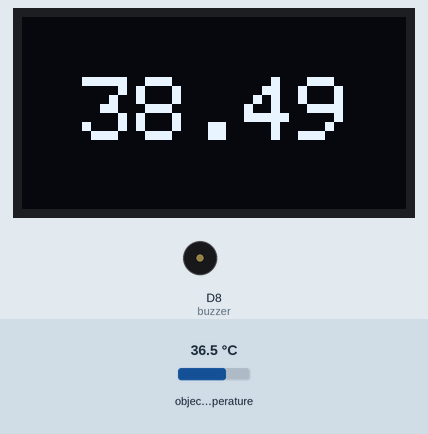
This sketch was run on a simulated ESP8266 (NodeMCU). On the bench: 128×64 one-colour display, buzzer (waves = sounding, pin HIGH). The inputs (shaded band) are chosen by the test bench; at power-on: object temperature 36.5 °C. WiFi joins after 1.5 s; servers stay silent unless stated; what the sketch prints to the serial monitor is not drawn.

Above: at 4.3 s.
4.4 s: object temperature set to 32 °C
At 6.07 s:
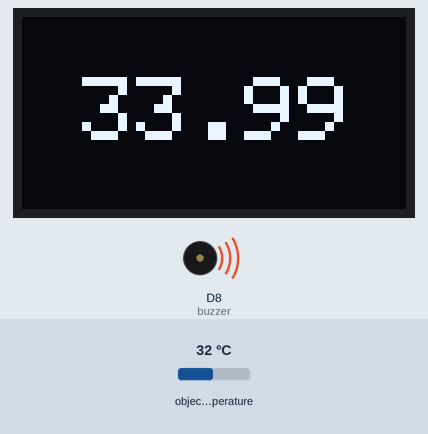
9.4 s: object temperature set to 39 °C
At 13.0 s:
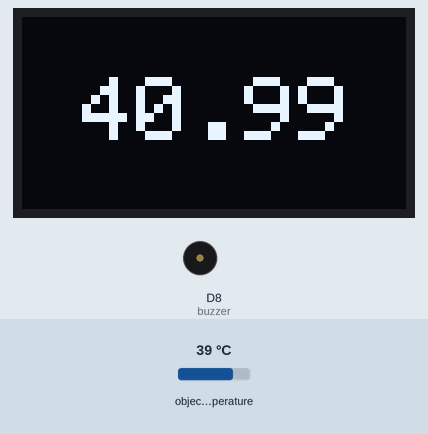
13.3 s: object temperature set to 44 °C
At 17.3 s:
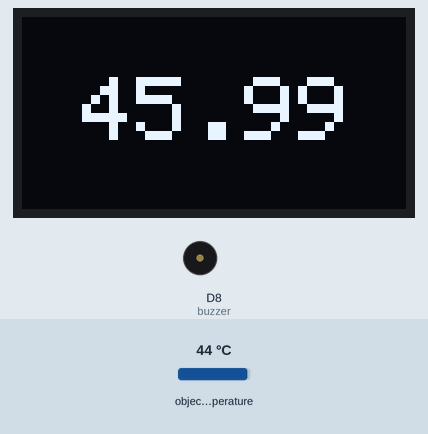
Timing chart, 0 to 23.6 s (numbered marks = the images above; inputs shaded):
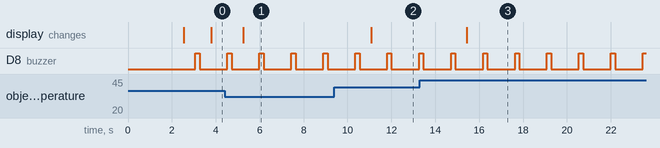

Measured:
- after the input at 4.4 s, the display: changes after 0.85 s (image 1)
- after the input at 9.4 s, the display: changes after 1.7 s (image 2)
- after the input at 13.3 s, the display: changes after 2.1 s (image 3)
- by itself, D8 (buzzer): alternates HIGH for 0.20 s and LOW for 1.3 s

The sketch:

Thermal_Scanner.ino
```cpp
#include <ESP8266WiFi.h>           // Use this for WiFi instead of Ethernet.h
#include <Wire.h>
#include <Adafruit_GFX.h>
#include <Adafruit_SSD1306.h>
#include <Adafruit_MLX90614.h>

#define screen_width 128
#define screen_height 64
#define buzzer D8

// WiFi card example
char ssid[] = "Sentrify Technologies Corp. 2.4G";         // your SSID
char pass[] = "STC2022!";     // your SSID Password
char server[] = "192.168.100.7"; // type ipconfig in cmd and enter the value of IPv4 address here
float temp_adjust = 2; //This is where you put adjustment for precision
float minthreshold_temp = 33;
float maxthreshold_temp = 60;


WiFiClient client;                 // Use this for WiFi instead of EthernetClient
Adafruit_SSD1306 display(screen_width, screen_height);
Adafruit_MLX90614 mlx = Adafruit_MLX90614();

float last_value = 0;
float temperature = 0;
void setup()
{
  Serial.begin(115200);

  // Begin WiFi section
  Serial.printf("\nConnecting to %s", ssid);
  WiFi.begin(ssid, pass);
  while (WiFi.status() != WL_CONNECTED) {
    delay(500);
    Serial.print(".");
  }

  // print out info about the connection:
  Serial.println("\nConnected to network");
  Serial.print("My IP address is: ");
  Serial.println(WiFi.localIP());

  // display

  delay(1000);

  display.begin(SSD1306_SWITCHCAPVCC, 0x3C);
  mlx.begin();
  pinMode(buzzer, OUTPUT);
}

void loop()
{
  delay(500);
  temperature = (mlx.readObjectTempC() + temp_adjust);
  Serial.println(temperature);
  if(!display.begin(SSD1306_SWITCHCAPVCC, 0x3C)){
    Serial.println("Not turned on");
  }

  if(temperature > minthreshold_temp && temperature < maxthreshold_temp){
    digitalWrite(buzzer,HIGH);
    delay(200);
    digitalWrite(buzzer,LOW);
    last_value = temperature;
    delay(500);
    display.clearDisplay();
    display.setTextSize(3);
    display.setTextColor(SSD1306_WHITE);
    display.setCursor(20,20);
    display.print(last_value);
    display.display();
    Sending_To_phpmyadmindatabase();


  }
}

void Sending_To_phpmyadmindatabase()   //CONNECTING WITH MYSQL
 {
   if (client.connect(server, 80)) {
    Serial.println("connected");
    // Make a HTTP request:
    Serial.print("GET /thermalscanner/scanner.php?value=");
    client.print("GET /thermalscanner/scanner.php?value=");     //YOUR URL
    Serial.println(temperature);
    client.print(temperature);
    client.print("&code=");
    Serial.println("&code=");
    client.print(1);
    Serial.println(1);
    client.print(" ");      //SPACE BEFORE HTTP/1.1
    client.print("HTTP/1.1");
    client.println();
    client.println("192.168.100.7");
    client.println("Connection: close");
    client.println();
  } else {
    // if you didn't get a connection to the server:
    Serial.println("connection failed");
  }
 }
```
